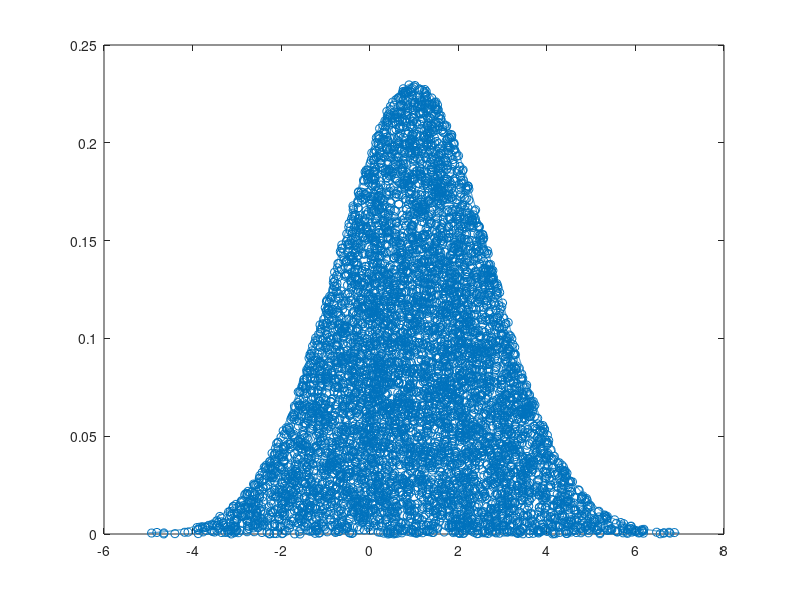

Reproduce this figure in MATLAB.
gaussdist = @(x,s,m) (1/(s*sqrt(2*pi)))*exp(-(((x-m)/s).^2)/2);
X = linspace(-5,7,20000);
g = gaussdist(X,sqrt(3),1);
plot(X,g)
hold on
rX = 12*rand(1,length(X))-5;
rY = max(g)*rand(1,length(X));
rg = gaussdist(rX,sqrt(3),1);
pY = rY(rY<=rg);
pX = rX(rY<=rg);
scatter(pX,pY,"r.")
length(pY)/length(rY)
mean(pX)
var(pX)
length(pX)/length(X)